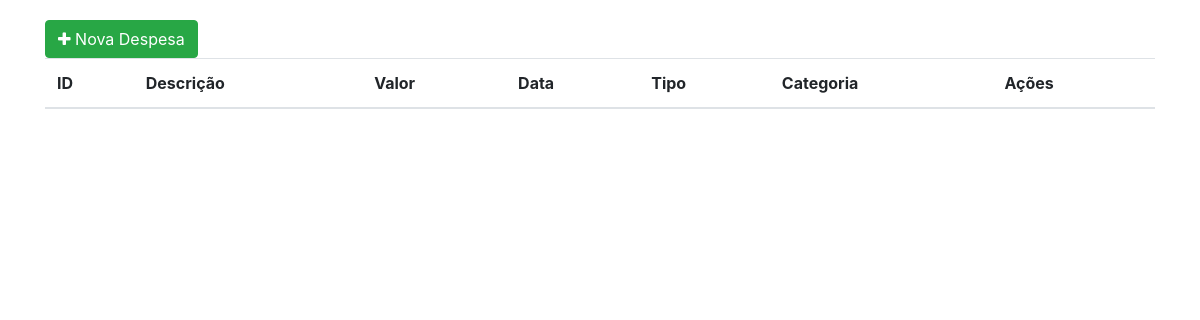
The app's page /api/, older data.
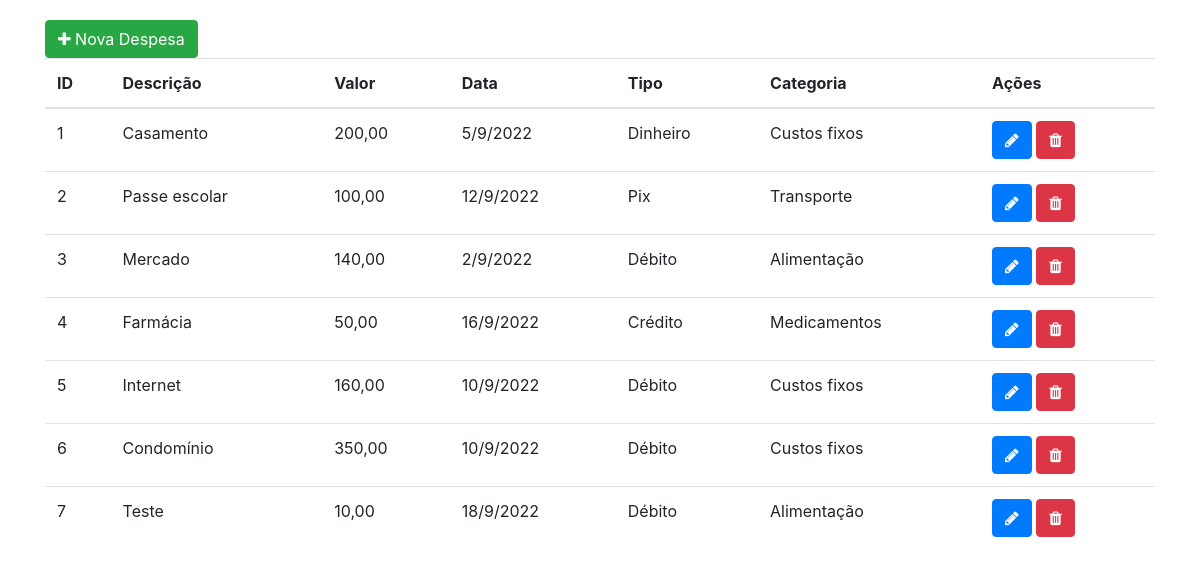
The same page, newer data.
### tables this page shows
CREATE TABLE despesas (
	id INTEGER PRIMARY KEY AUTOINCREMENT,
   	valor REAL NOT NULL,
	data_compra TEXT DEFAULT CURRENT_DATE,
    descricao TEXT,
	tipo_pagamento_id INTEGER,
    categoria_id INTEGER,
    
    FOREIGN KEY (tipo_pagamento_id)
        REFERENCES tipos_pagamento (id),
    FOREIGN KEY (categoria_id)
        REFERENCES categorias (id)
);

### api/rotas.py (the view)
def home():
    data = despesas.consultar()
    dados = json.loads(data.data)
    if(dados['sucess'] == True):
        for item in dados['data']:
            if(item['categoria_id'] == 1):
                item['categoria_id'] = 'Custos fixos'
            elif(item['categoria_id'] == 2):
                item['categoria_id'] = 'Alimentação'
            elif(item['categoria_id'] == 3):
                item['categoria_id'] = 'Transporte'
            else:
                 item['categoria_id'] = 'Medicamentos'
            if(item['tipo_pagamento_id'] == 1):
                item['tipo_pagamento_id'] = 'Dinheiro'
            elif(item['tipo_pagamento_id'] == 2):
                item['tipo_pagamento_id'] = 'Débito'
            elif(item['tipo_pagamento_id'] == 3):
                item['tipo_pagamento_id'] = 'Crédito'
            else:
                item['tipo_pagamento_id'] = 'Pix'
            data_compra = datetime.strptime(item['data_compra'], "%Y-%m-%d")
            item['data_compra'] = "{}/{}/{}".format(data_compra.day,data_compra.month,data_compra.year)
    print(dados)
    return render_template("home.html", data = dados['data'])

### api/dao/conexao.py (called while the page is built)
    def conectar(self):
        self.conn = sqlite3.connect(DB_URL)
        return self.conn

### api/templates/home.html
{% extends "layout.html" %} {% block content %}
<div class="container">
  <div class="row">
    <div class="col-md-6">
      <a href="{{url_for('api.cadastrar')}}" class="btn btn-success btn_cadastrar"><i class="fa fa-plus" aria-hidden="true"></i> Nova Despesa </a>
    </div>
  </div>
  <div class="row">
    <div class="col-md-12">
      <table class="table">
        <thead>
          <tr>
            <th scope="col">ID</th>
            <th scope="col">Descrição</th>
            <th scope="col">Valor</th>
            <th scope="col">Data</th>
            <th scope="col">Tipo</th>
            <th scope="col">Categoria</th>
            <th scope="col">Ações</th>
          </tr>
        </thead>
        <tbody>
          {% for i in data %}
          <tr>
            <td>{{loop.index}}</td>
            <td>{{i.descricao}}</td>
            <td>{{i.valor}}</td>
            <td>{{i.data_compra}}</td>
            <td>{{i.tipo_pagamento_id}}</td>
            <td>{{i.categoria_id}}</td>
            <td><a href="{{url_for('api.editar',id=i.id)}}" class="btn btn-primary"><i class="fa fa-pencil" aria-hidden="true"></i></a>
            <a href="{{url_for('api.deletar',id=i.id)}}" class="btn btn-danger" onclick="return confirm ('Tem certeza que deseja apagar?')"><i class="fa fa-trash" aria-hidden="true"></i> </a></td>
          </tr>
          {% endfor %}
        </tbody>
      </table>
    </div>
  </div>
</div>
{% endblock %}

### api/templates/layout.html (shortened to what this page needs)
<!DOCTYPE html>
<html lang="pt-br">
  <head>
    {% block head %}
    <link href="../static/css/bootstrap.min.css" rel="stylesheet" />
    <link href="../static/css/font-awesome-4.7.0/css/font-awesome.min.css" rel="stylesheet" />
    <link href="../static/css/estilo.css" rel="stylesheet" />
    <link href="../static/css/iziModal.min.css" rel="stylesheet" />
    {% endblock %}
  </head>
  <body>
    {% block content %} {% endblock %}
  </body>
</html>

### api/static/css/estilo.css (style rules this page uses)
.container { margin-top: 20px; }

Row changes from the older to the newer data that the page shows:
added despesas: descricao "Casamento", valor "200,00", data_compra "5/9/2022", tipo_pagamento_id "Dinheiro", categoria_id "Custos fixos"
added despesas: descricao "Passe escolar", valor "100,00", data_compra "12/9/2022", tipo_pagamento_id "Pix", categoria_id "Transporte"
added despesas: descricao "Mercado", valor "140,00", data_compra "2/9/2022", tipo_pagamento_id "Débito", categoria_id "Alimentação"
added despesas: descricao "Farmácia", valor "50,00", data_compra "16/9/2022", tipo_pagamento_id "Crédito", categoria_id "Medicamentos"
added despesas: descricao "Internet", valor "160,00", data_compra "10/9/2022", tipo_pagamento_id "Débito", categoria_id "Custos fixos"
added despesas: descricao "Condomínio", valor "350,00", data_compra "10/9/2022", tipo_pagamento_id "Débito", categoria_id "Custos fixos"
added despesas: descricao "Teste", valor "10,00", data_compra "18/9/2022", tipo_pagamento_id "Débito", categoria_id "Alimentação"
